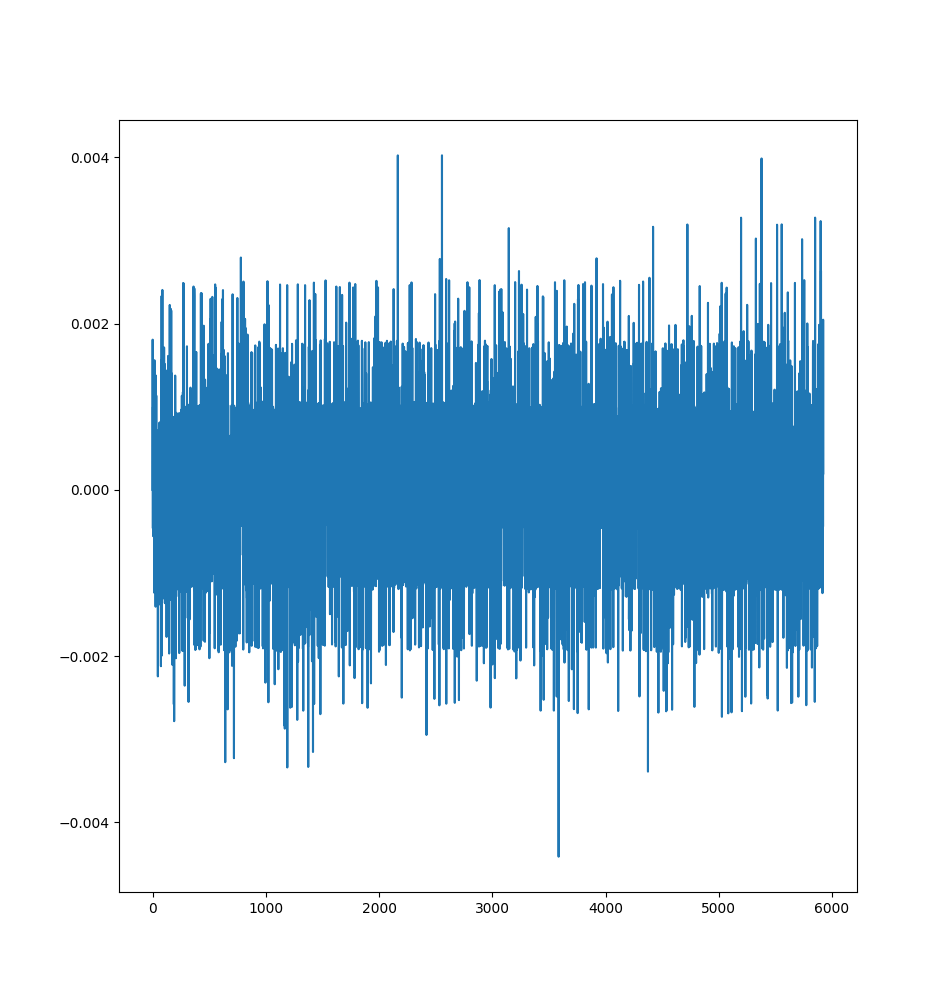

The script that drew this image:
#!/usr/bin/env python3
# -*- coding: utf-8 -*-

# IMU exercise
# Copyright (c) 2015-2020 Kjeld Jensen kjen@mmmi.sdu.dk kj@kjen.dk

##### Insert initialize code below ###################

## Uncomment the file to read ##
fileName = 'imu_razor_data_static.txt'
#fileName = 'imu_razor_data_pitch_55deg.txt'
#fileName = 'imu_razor_data_roll_65deg.txt'
#fileName = 'imu_razor_data_yaw_90deg.txt'

## IMU type
#imuType = 'vectornav_vn100'
imuType = 'sparkfun_razor'

## Variables for plotting ##
showPlot = True
plotData = []

## Initialize your variables here ##
pitch = 0.0
roll = 0.0
myValue = 0
mean = 0
var = 0



######################################################

# import libraries
from math import pi, sqrt, atan2
import matplotlib.pyplot as plt

# open the imu data file
f = open (fileName, "r")

# initialize variables
count = 0

# looping through file

for line in f:
    count += 1

    # split the line into CSV formatted data
    line = line.replace ('*',',') # make the checkum another csv value
    csv = line.split(',')

    # keep track of the timestamps 
    ts_recv = float(csv[0])
    if count == 1: 
        ts_now = ts_recv # only the first time
    ts_prev = ts_now
    ts_now = ts_recv

    if imuType == 'sparkfun_razor':
        # import data from a SparkFun Razor IMU (SDU firmware)
        acc_x = int(csv[2]) / 1000.0 * 4 * 9.82;
        acc_y = int(csv[3]) / 1000.0 * 4 * 9.82;
        acc_z = int(csv[4]) / 1000.0 * 4 * 9.82;
        gyro_x = int(csv[5]) * 1/14.375 * pi/180.0;
        gyro_y = int(csv[6]) * 1/14.375 * pi/180.0;
        gyro_z = int(csv[7]) * 1/14.375 * pi/180.0;

    elif imuType == 'vectornav_vn100':
        # import data from a VectorNav VN-100 configured to output $VNQMR
        acc_x = float(csv[9])
        acc_y = float(csv[10])
        acc_z = float(csv[11])
        gyro_x = float(csv[12])
        gyro_y = float(csv[13])
        gyro_z = float(csv[14])
            
    ##### Insert loop code below #########################

    # Variables available
    # ----------------------------------------------------
    # count     Current number of updates       
    # ts_prev   Time stamp at the previous update
    # ts_now    Time stamp at this update
    # acc_x     Acceleration measured along the x axis
    # acc_y     Acceleration measured along the y axis
    # acc_z     Acceleration measured along the z axis
    # gyro_x    Angular velocity measured about the x axis
    # gyro_y    Angular velocity measured about the y axis
    # gyro_z    Angular velocity measured about the z axis

    ## Insert your code here ##
    
    ####################################################################### 

#    pitch = atan2(acc_y, sqrt(acc_x**2 + acc_z**2))
#    roll = atan2(-acc_x,acc_z) 
    myValue = ((myValue +gyro_z) * (ts_now - ts_prev)) - var
 
    mean = 1/count * myValue

    var += 1/count * (myValue - mean)
    # in order to show a plot use this function to append your value to a list:
    plotData.append (myValue*180.0/pi)

    ######################################################

# closing the file  
f.close()

# show the plot
if showPlot == True:
    plt.plot(plotData)
    plt.savefig('imu_exercise_plot.png')
    plt.show()
